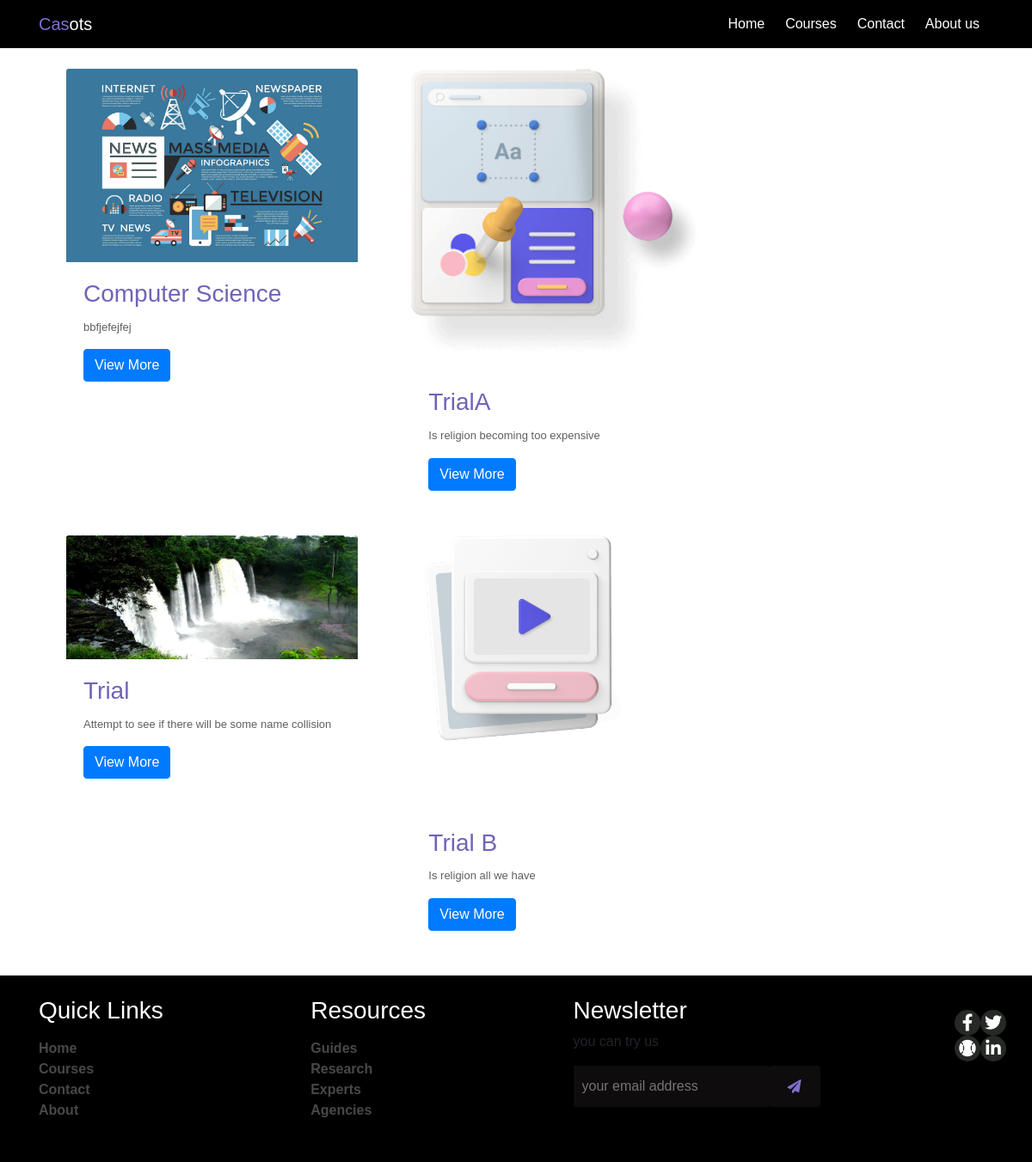
/allcourses/, run on the app's committed database.
### courses/models.py (models this page shows, shortened)
class Courses(models.Model):
    category = models.ForeignKey(Category, related_name = 'courses', on_delete=models.CASCADE)
    name = models.CharField(max_length=250,)
    body = models.TextField()
    description =RichTextField()
    slug=models.SlugField(max_length=250,unique=True)
    images = models.ImageField(upload_to='courses/', null=True)
    class Meta:
        ordering=('name',)
        verbose_name = 'course'
        verbose_name_plural = 'courses'
    def get_absolute_url(self):
        return reverse('courses:course_summary',
                       args = [self.slug])

### courses/views.py (the view)
# urls.py: path('allcourses/', views.courses_list, name='course_list' ),
def courses_list(request, category_slug=None):
    category =None
    courses = Courses.objects.all()
    if category_slug:
        category = Category.objects.get(slug = category_slug )
        courses =  courses.filter(category=category)
    paginator = Paginator(courses, 4)
    page_number=request.GET.get('page')
    courses = paginator.get_page(page_number)
    context = {'course':courses}
    return render(request, 'courses/course_list.html', context)

### templates/courses/course_list.html (shortened to what this page needs)
{% extends 'base.html' %}
{% load static %}
{% block content %}
<section class="list-of-courses mt-5">
    <div class="container">
        <div class="list row ">
            {% for courses in course %}
            <div class="card list-card col-md-4" style="width: 18rem;">
                <img class="card-img-top" src="{{courses.images.url}}" alt="Card image cap">
                <div class="card-body">
                <h3 class="card-title card-list-title">{{courses.name}}</h3>
                <p class="card-text">{{courses.body}}</p>
                <a href="{{ courses.get_absolute_url }}" class="btn btn-primary">View More</a>
                </div>
            </div>
              {% endfor %}
        </div>
    </div>
</section>
{% endblock content %}

### templates/base.html (shortened to what this page needs)
{% load static %}
<!DOCTYPE html>
<html lang="en">
<head>
    <link rel="stylesheet" href="https://cdn.jsdelivr.net/npm/bootstrap@4.5.3/dist/css/bootstrap.min.css">
    <link rel="stylesheet" href="https://use.fontawesome.com/releases/v5.15.1/css/all.css">
    <link rel="stylesheet" href="{% static 'css/style.css' %}">
    <link rel="stylesheet" href="{% static 'css/list.css' %}">
    <link rel="stylesheet" href="{% static 'css/description.css' %}">
    <link rel="stylesheet" href="{% static 'css/about.css' %}">
    <link rel="stylesheet" href="{% static 'css/sign_in.css' %}">
    <link rel="stylesheet" href="{% static 'css/contact-us.css' %}">
    <link href="https://vjs.zencdn.net/7.8.4/video-js.css" rel="stylesheet" />
    <link rel="stylesheet" href="https://codepen.io/heff/pen/EarCt">
</head>
<body>
    <header>
        <nav class="navbar  navbar-expand-lg fixed-top" style="background-color:black">
            <div class="container">
            <a class="navbar-brand" href="{% url 'courses:home' %}"><span class="unique1">Cas</span><span class="white">ots</span></a>
            <div class="collapse navbar-collapse" id="navbarSupportedContent">
              <ul class="navbar-nav ml-auto">
                <li class="nav-item active mr-2">
                  <a class="nav-link" href="{% url 'courses:home' %}">Home</a>
                </li>
                <li class="nav-item dropdown mr-2">
                  <a class="nav-link" href="{% url 'courses:course_list' %}" >
                    Courses
                  </a>
                </li>
                <li class="nav-item mr-2">
                  <a class="nav-link" href="{% url 'courses:contact_us' %}">Contact</a>
                </li>
                <li class="nav-item mr-2">
                    <a class="nav-link" href="{% url 'courses:about' %}">About us</a>
                  </li>
              </ul>
            </div>
          </div>
        </nav>
    </header>
    {% block content %}
    {% endblock content %}
<footer class="footer-credit pb-5">
  <div class="container d-flex  flex-wrap justify-content-between" >
    <div class="quick-links mt-4 ">
      <h3 class="footer-heading">Quick Links</h3>
      <div class="links flex-column d-flex mt-3">
        <a href="{% url 'courses:home' %}" class="footer-links">Home</a>
        <a href="{% url 'courses:course_list' %}" class="footer-links">Courses</a>
        <a href="" class="footer-links">Contact</a>
        <a href="{% url 'courses:about' %}" class="footer-links">About</a>
      </div>
    </div>
    <div class="resourcs mt-4">
      <h3 class="footer-heading">Resources</h3>
      <div class="links flex-column d-flex mt-3">
        <a href="" class="footer-links">Guides</a>
        <a href="" class="footer-links">Research</a>
        <a href="" class="footer-links">Experts</a>
        <a href="" class="footer-links">Agencies</a>
      </div>
    </div>
    <div class="newsletter mt-4">
      <h3 class="footer-heading">Newsletter</h3>
      <span>you can try us</span>
      <div class="mt-3 ">
        <form action="">
          <div class="try-us d-flex">
            <input type="text" class='try-us-input' placeholder="your email address">
              <a href="" class="btn btn-submit submit-link">
              <i class="fas fa-paper-plane "></i>
            </a>
          </div>
        </form>
      </div>
    </div>
    <div class="social-icons mt-4">
      <div class="links row mt-3">
        <a href=""><div class="icon col-md-6"><i class="fab fa-facebook-f footer-icon " aria-hidden="true"></i></div></a>
        <a href=""><div class="icon col-md-6"><i class="fab fa-twitter footer-icon " aria-hidden="true"></i></div></a>
        <a href=""><div class="icon"><i class="fas fa-baseball-ball footer-icon "></i></div></a>
        <a href=""><div class="icon"><i class="fab fa-linkedin-in footer-icon " aria-hidden="true"></i></div></a>
      </div>
    </div>
  </div>
</footer>
</body>
</html>

### static/css/style.css (style rules this page uses)
* { margin: 0; padding: 0; }
body { font-family: sans-serif; }
:root { --white:#fff; --color1:#8070d0; --color3:#7163b8; --black:rgb(0, 0, 0); --color2:rgb(95, 95, 95); }
h1,h2,h3,h4,h5 { text-transform: capitalize; }
a { text-decoration: none; }
.navbar-brand { color: #fff; }
.unique1 { color:var(--color1) !important ; }
.nav-link { color: var(--white); }
.card { border:none !important; }
.footer-credit { background-color: var(--black); }
.footer-links { color: rgb(72, 72, 72); font-weight: bold; }
.footer-heading { color: var(--white); }
.footer-icon { font-size: 20px; color: var(--white); }
.icon { height: 30px; width: 30px; background-color: rgb(38, 41, 38); text-align: center; display: flex; align-items: center; justify-content: center; border-radius: 50%; }
.links { display: grid; grid-template-columns: 50% 50%; }
.fa-paper-plane { color: var(--color1); padding: 10px; }
.try-us-input { outline:none; background-color: rgb(14, 12, 12) ; border: none; padding: 10px; color: var(--white); }
.submit-link { background-color: rgb(14, 12, 12) ; }
.submit-link:focus,.submit-link { outline: none !important; box-shadow: none !important; border: none !important; }

### static/css/list.css (style rules this page uses)
:root { --white:#fff; --color1:#8070d0; --color3:#7163b8; --black:rgb(0, 0, 0); --color2:rgb(95, 95, 95); }
.list-card { margin: 1rem; }
.card-text { color:var(--color2); font-size: 13px !important; font-family: sans-serif; }
.card-list-title { color: var(--color3); }

### static/css/description.css (style rules this page uses)
body { padding: 0; margin: 0; box-sizing: border-box; font-family: sans-serif; }
.list { padding: 1rem; color: hotpink !important; }

### static/css/sign_in.css (style rules this page uses)
:root { --white:#fff; --color1:#8070d0; --color3:#7163b8; --black:rgb(0, 0, 0); --color2:rgb(95, 95, 95); }

### data on the page
Courses: images (picture), name "Computer Science", body "bbfjefejfej"
Courses: images (picture), name "TrialA", body "Is religion becoming too expensive"
Courses: images (picture), name "Trial", body "Attempt to see if there will be some name collision"
Courses: images (picture), name "Trial B", body "Is religion all we have"
